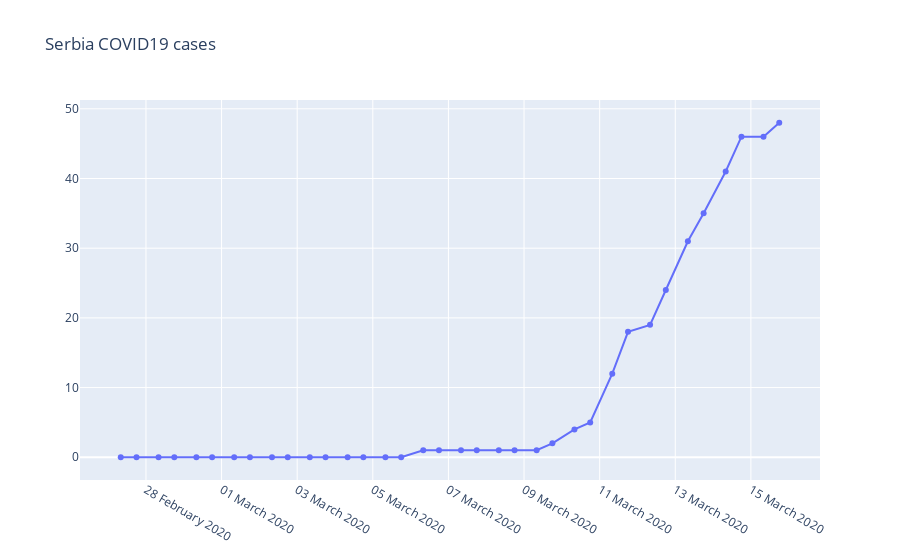

Source (notebook cell):
### Code cell
fig = go.Figure()

# Add traces
#fig.add_trace(go.Scatter(x=datetime, y=testedCumulative,name='Tested', mode='lines+markers'))
fig.add_trace(go.Scatter(x=reportDate, y=confirmedCumulative,name="Confirmed", mode='lines+markers'))

fig.update_layout(
    title = 'Serbia COVID19 cases',
    xaxis_tickformat = '%d %B %Y'
)

fig.show()

### Figure 1 — Plotly figure (JSON) as saved in the notebook; plotly's stock layout.template omitted (floating-point values rounded to 4 significant figures)
{"data": [{"mode": "lines+markers", "name": "Confirmed", "type": "scatter", "x": ["2020-02-27T08:00:00", "2020-02-27T18:00:00", "2020-02-28T08:00:00", "2020-02-28T18:00:00", "2020-02-29T08:00:00", "2020-02-29T18:00:00", "2020-03-01T08:00:00", "2020-03-01T18:00:00", "2020-03-02T08:00:00", "2020-03-02T18:00:00", "2020-03-03T08:00:00", "2020-03-03T18:00:00", "2020-03-04T08:00:00", "2020-03-04T18:00:00", "2020-03-05T08:00:00", "2020-03-05T18:00:00", "2020-03-06T08:00:00", "2020-03-06T18:00:00", "2020-03-07T08:00:00", "2020-03-07T18:00:00", "2020-03-08T08:00:00", "2020-03-08T18:00:00", "2020-03-09T08:00:00", "2020-03-09T18:00:00", "2020-03-10T08:00:00", "2020-03-10T18:00:00", "2020-03-11T08:00:00", "2020-03-11T18:00:00", "2020-03-12T08:00:00", "2020-03-12T18:00:00", "2020-03-13T08:00:00", "2020-03-13T18:00:00", "2020-03-14T08:00:00", "2020-03-14T18:00:00", "2020-03-15T08:00:00", "2020-03-15T18:00:00"], "y": [0, 0, 0, 0, 0, 0, 0, 0, 0, 0, 0, 0, 0, 0, 0, 0, 1, 1, 1, 1, 1, 1, 1, 2, 4, 5, 12, 18, 19, 24, 31, 35, 41, 46, 46, 48]}], "layout": {"title": {"text": "Serbia COVID19 cases"}, "xaxis": {"tickformat": "%d %B %Y"}}}
